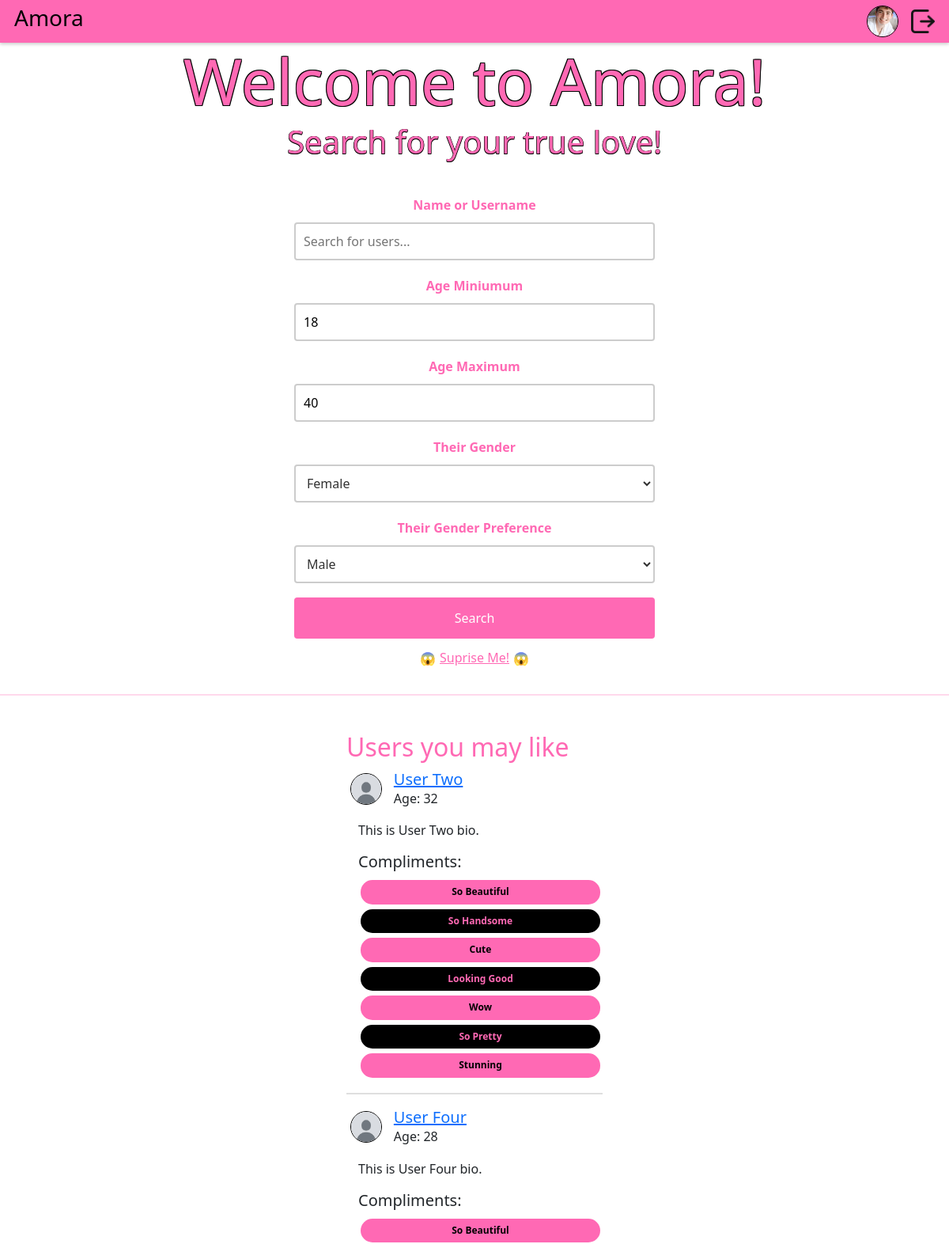
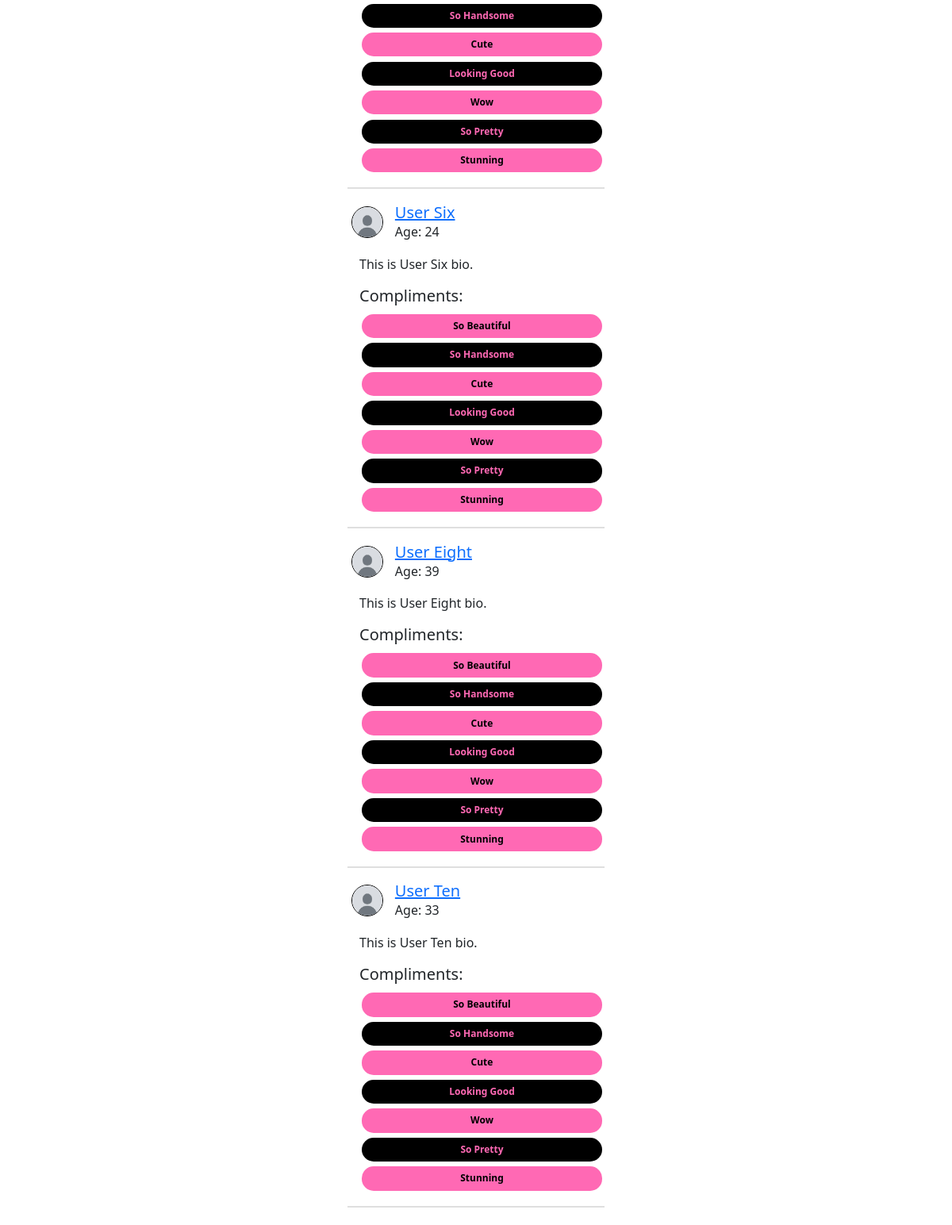
Page / (signed in) on the committed database (2 pictures, top to bottom).
### DatingApp/model.py (models this page shows)
class Profile(db.Model):
    id: Mapped[int] = mapped_column(primary_key=True)
    user_id: Mapped[int] = mapped_column(ForeignKey("user.id"), unique=True)
    user: Mapped["User"] = relationship(
        back_populates="profile",
        single_parent=True,
    )
    fullname: Mapped[str] = mapped_column(String(128))
    bio: Mapped[Optional[str]] = mapped_column(Text)
    instagram_username: Mapped[Optional[str]] = mapped_column(String(64))
    birth_year: Mapped[Optional[int]] = mapped_column(Integer)
    age_minimum: Mapped[Optional[int]] = mapped_column(Integer)
    age_maximum: Mapped[Optional[int]] = mapped_column(Integer)
    gender: Mapped[Optional[str]] = mapped_column(String(16))
    genderPreference: Mapped[Optional[str]] = mapped_column(String(16))
    photo_id: Mapped[Optional[int]] = mapped_column(ForeignKey("photo.id"))
    photo: Mapped[Optional["Photo"]] = relationship(back_populates="profile")

class User(flask_login.UserMixin, db.Model):
    id: Mapped[int] = mapped_column(primary_key=True)
    email: Mapped[str] = mapped_column(String(128), unique=True)
    username: Mapped[str] = mapped_column(String(64))
    password: Mapped[str] = mapped_column(String(256))
    profile: Mapped["Profile"] = relationship(back_populates="user")
    liking: Mapped[List["User"]] = relationship(
        secondary=LikingAssociation.__table__,
        primaryjoin=LikingAssociation.liker_id == id,
        secondaryjoin=LikingAssociation.liked_id == id,
        back_populates="likers",
    )
    likers: Mapped[List["User"]] = relationship(
        secondary=LikingAssociation.__table__,
        primaryjoin=LikingAssociation.liked_id == id,
        secondaryjoin=LikingAssociation.liker_id == id,
        back_populates="liking",
    )
    blocking: Mapped[List["User"]] = relationship(
        secondary=BlockingAssociation.__table__,
        primaryjoin=BlockingAssociation.blocker_id == id,
        secondaryjoin=BlockingAssociation.blocked_id == id,
        back_populates="blockers",
    )
    blockers: Mapped[List["User"]] = relationship(
        secondary=BlockingAssociation.__table__,
        primaryjoin=BlockingAssociation.blocked_id == id,
        secondaryjoin=BlockingAssociation.blocker_id == id,
        back_populates="blocking",
    )
    sent_proposals: Mapped[List["DateProposal"]] = relationship(
        back_populates="proposer", foreign_keys="DateProposal.proposer_id"
    )
    received_proposals: Mapped[List["DateProposal"]] = relationship(
        back_populates="recipient", foreign_keys="DateProposal.recipient_id"
    )
    sent_compliments: Mapped[List["Compliments"]] = relationship(
        back_populates="sender", foreign_keys="Compliments.sender_id"
    )
    received_compliments: Mapped[List["Compliments"]] = relationship(
        back_populates="recipient", foreign_keys="Compliments.recipient_id"
    )

### DatingApp/main.py (the view)
@bp.route("/")
@flask_login.login_required
def index():
    curUser = flask_login.current_user
    current_year = datetime.now().year
    age_min = current_year - curUser.profile.age_maximum
    age_max = current_year - curUser.profile.age_minimum
    gender_pref = curUser.profile.genderPreference
    blocked_users = [blocked_user.id for blocked_user in curUser.blocking]
    curAge = current_year - curUser.profile.birth_year
    defaultUsers = db.session.query(model.User).join(model.Profile).filter(
        model.User.id != curUser.id,
        model.Profile.birth_year.between(age_min, age_max),
        model.User.id.notin_(blocked_users),
        model.Profile.gender == gender_pref,
        model.Profile.genderPreference == curUser.profile.gender,
        (model.Profile.age_maximum >= curAge) &
        (model.Profile.age_minimum <= curAge)
        ).limit(10).all()
    compliments = ["So Beautiful", "So Handsome", "Cute", "Looking Good", "Wow", "So Pretty", "Stunning"]
    return render_template("main/index.html", user=curUser, defaultUsers = defaultUsers, current_year=current_year, compliments=compliments)

### DatingApp/__init__.py (called while the page is built)
def create_app(test_config=None):
    app = Flask(__name__)
    app.config["SECRET_KEY"] = "93220d9b340cf9a6c39bac99cce7daf220167498f91fa"
    app.config["SQLALCHEMY_DATABASE_URI"] = "sqlite:///DatingApp.db"
    login_manager = LoginManager()
    login_manager.login_view = 'auth.login'
    login_manager.init_app(app)
    from . import model
    @login_manager.user_loader
    def load_user(user_id):
        return db.session.get(model.User, int(user_id))
    db.init_app(app)
    from . import main
    from . import auth
    app.register_blueprint(main.bp)
    app.register_blueprint(auth.bp)
    return app

### DatingApp/templates/main/index.html (shortened to what this page needs)
{% extends 'base.html' %}
{% block content %}
    <section class="welcome-section">
        <h1>Welcome to Amora!</h1>
        <h4>Search for your true love!</h4>
        <form action = "{{url_for('main.search')}}" method = "get">
            <div class = "searchContainer">
                <label for="name">Name or Username</label>
                <input type="text" name="name" placeholder="Search for users...">
                <label for="gender">Age Miniumum</label>
                <input type="number" name="age_minimum" placeholder="Min age" value="{{ user.profile.age_minimum }}" min="18" max="100">
                <label for="gender">Age Maximum</label>
                <input type="number" name="age_maximum" placeholder="Max age" value="{{ user.profile.age_maximum }}" min="18" max="100">
                <label for="gender">Their Gender</label>
                <select name="gender">
                    <option value="female" {% if user.profile.genderPreference == 'female' %}selected{% endif %}>Female</option>
                </select>
                <label for="genderPreference">Their Gender Preference</label>
                <select name="genderPreference">
                    <option value="male" {% if user.profile.gender == 'male' %}selected{% endif %}>Male</option>
                </select>
                <button type="submit">Search</button>
                <div style="display: flex; vertical-align: middle">
                    <p class="emoji"> &#128561</p>
                    <a href="{{ url_for('main.getRandom') }}" class="mt-1" style="text-align: center; color: #ff69b4; width: 100%" role="button">Suprise Me!</a>
                    <p class="emoji"> &#128561</p>
                </div>
            </div>
        </form>
        <hr style="border: 1.5px solid ; color:#ff69b4; width: 100%">
        <div style="display: flex; justify-content: space-evenly">
            {% if defaultUsers %}
            <div class="listUsers">
                <br>
                <h2>Users you may like</h2>
                {% for user in defaultUsers %}
                    <div class="userRow">
                        {% if user.profile.photo %}
                            <img src="{{ url_for('static', filename='photos/photo-' ~ user.profile.photo.id ~ '.' ~ user.profile.photo.file_extension) }}" class="pfpSmall" alt="Profile photo" style="margin-right: 15px;">
                        {% else %}
                            <img src="{{ url_for('static', filename='photos/defaultPfp.jpg') }}" class="pfpSmall" alt="Default profile photo" style="margin-right: 15px;">
                        {% endif %}
                        <div style="display: flex; flex-direction: column;">
                            <h5 style="margin: 0;"><a href="{{ url_for('main.profile', user_id=user.id) }}">{{ user.profile.fullname }}</a></h5>
                            <p style="margin: 0;">Age: {{ current_year - user.profile.birth_year }}</p>
                        </div>
                    </div>
                    <p style="margin-left: 15px;">{{ user.profile.bio }}</p>
                    <div class="compliments">
                        <h5>Compliments:</h5>
                            {% for compliment in compliments %}
                            <button class="compliment" data-user-id="{{ user.id }}" data-message="{{ compliment }}">
                                {{ compliment }}
                              </button>
                            {% endfor %}
                    </div>
                    <hr style="border: 0.5px solid; color: grey; width: 100%;">
                {% endfor %}
            </div>
            {% endif %}
        </div>
    </section>
{% endblock %}

### DatingApp/static/DatingApp.css (style rules this page uses)
body { background: #f2f3f5; }
.pfpSmall { width: 40px; height: 40px; border-radius: 50%; object-fit: cover; border: 1.5px solid #000; }
.welcome-section h1 { font-size: 5em; margin: 0; padding: 0; text-align: center; color: #ff69b4; text-shadow: 1px 1px 0 #000, -1px -1px 0 #000, 1px -1px 0 #000, -1px 1px 0 #000; }
.welcome-section h4 { font-size: 2.5em; margin: 0; padding: 5px 0px 10px 0px; text-align: center; color: #ff69b4; text-shadow: 0.5px 0.5px 0 #000, -0.5px -0.5px 0 #000, 0.5px -0.5px 0 #000, -0.5px 0.5px 0 #000; }
.searchContainer { display: flex; flex-direction: column; width: 40%; margin: 1% auto; padding: 1% 1%; align-items: center; }
.searchContainer input[type="text"] { width: 100%; padding: 10px; margin: 10px 0; box-sizing: border-box; border: 2px solid #ccc; border-radius: 4px; }
.searchContainer label { font-weight: bold; padding-top: 10px; color: #ff69b4; }
.searchContainer input[type="number"] { width: 100%; padding: 10px; margin: 10px 0; box-sizing: border-box; border: 2px solid #ccc; border-radius: 4px; }
.searchContainer select { width: 100%; padding: 10px; margin: 10px 0; box-sizing: border-box; border: 2px solid #ccc; border-radius: 4px; background-color: white; color: #333; font-size: 1em; }
.searchContainer option { padding: 10px; }
.searchContainer button { width: 100%; background-color: #ff69b4; color: white; padding: 14px 20px; margin: 8px 0; border: none; border-radius: 4px; cursor: pointer; }
.listUsers { display: flex; flex-direction: column; padding: 0.5% 1.5%; width: 30%; word-break: break-word; }
.listUsers h2 { color: #ff69b4; }
.userRow { display: flex; flex-direction: row; padding: 0.5% 1.5%; align-items: center; margin-bottom: 15px; }
.emoji { margin: 5px 5px; }
.compliments { margin-left: 15px; display: flex; flex-direction: column; }
.compliment { border-radius: 15px; border: 0px solid #ff69b4; margin: 1% 1%; padding: 2% 4%; background-color: #ff69b4; font-weight: bold; font-size: 12px; }
.compliment:nth-child(odd) { background-color: #000; color: #ff69b4; }

### rows in the picture
Profile: age_minimum "18", age_maximum "40", gender "Female", genderPreference "Male"
User: profile.fullname "User Two", profile.bio "This is User Two bio.", compliments "So Beautiful" "So Handsome" "Cute" "Looking Good" "Wow" "So Pretty" "Stunning"
Profile: current_year-user.profile.birth_year "32"
User: profile.fullname "User Four", profile.bio "This is User Four bio.", compliments "So Beautiful" "So Handsome" "Cute" "Looking Good" "Wow" "So Pretty" "Stunning"
Profile: current_year-user.profile.birth_year "28"
User: profile.fullname "User Six", profile.bio "This is User Six bio.", compliments "So Beautiful" "So Handsome" "Cute" "Looking Good" "Wow" "So Pretty" "Stunning"
Profile: current_year-user.profile.birth_year "24"
User: profile.fullname "User Eight", profile.bio "This is User Eight bio.", compliments "So Beautiful" "So Handsome" "Cute" "Looking Good" "Wow" "So Pretty" "Stunning"
Profile: current_year-user.profile.birth_year "39"
User: profile.fullname "User Ten", profile.bio "This is User Ten bio.", compliments "So Beautiful" "So Handsome" "Cute" "Looking Good" "Wow" "So Pretty" "Stunning"
Profile: current_year-user.profile.birth_year "33"
